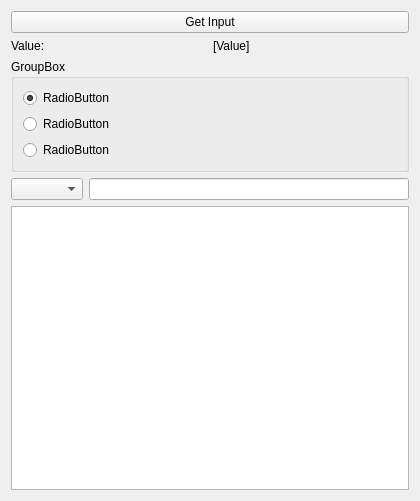
<?xml version="1.0" encoding="UTF-8"?>
<ui version="4.0">
 <class>Widget</class>
 <widget class="QWidget" name="Widget">
  <property name="geometry">
   <rect>
    <x>0</x>
    <y>0</y>
    <width>420</width>
    <height>501</height>
   </rect>
  </property>
  <property name="windowTitle">
   <string>Form</string>
  </property>
  <layout class="QVBoxLayout" name="verticalLayout_3">
   <item>
    <widget class="QPushButton" name="get_input_button">
     <property name="text">
      <string>Get Input</string>
     </property>
    </widget>
   </item>
   <item>
    <layout class="QHBoxLayout" name="horizontalLayout_2">
     <item>
      <widget class="QLabel" name="label">
       <property name="text">
        <string>Value:</string>
       </property>
      </widget>
     </item>
     <item>
      <widget class="QLabel" name="value_label">
       <property name="text">
        <string>[Value]</string>
       </property>
      </widget>
     </item>
    </layout>
   </item>
   <item>
    <widget class="QGroupBox" name="groupBox">
     <property name="title">
      <string>GroupBox</string>
     </property>
     <layout class="QVBoxLayout" name="verticalLayout_2">
      <item>
       <layout class="QVBoxLayout" name="verticalLayout">
        <item>
         <widget class="QRadioButton" name="radioButton">
          <property name="text">
           <string>RadioButton</string>
          </property>
          <property name="checked">
           <bool>true</bool>
          </property>
         </widget>
        </item>
        <item>
         <widget class="QRadioButton" name="radioButton_2">
          <property name="text">
           <string>RadioButton</string>
          </property>
         </widget>
        </item>
        <item>
         <widget class="QRadioButton" name="radioButton_3">
          <property name="text">
           <string>RadioButton</string>
          </property>
         </widget>
        </item>
       </layout>
      </item>
     </layout>
    </widget>
   </item>
   <item>
    <layout class="QHBoxLayout" name="horizontalLayout">
     <item>
      <widget class="QComboBox" name="combo_box"/>
     </item>
     <item>
      <widget class="QLineEdit" name="line_edit"/>
     </item>
    </layout>
   </item>
   <item>
    <widget class="QTextEdit" name="textEdit"/>
   </item>
  </layout>
 </widget>
 <resources/>
 <connections/>
</ui>
